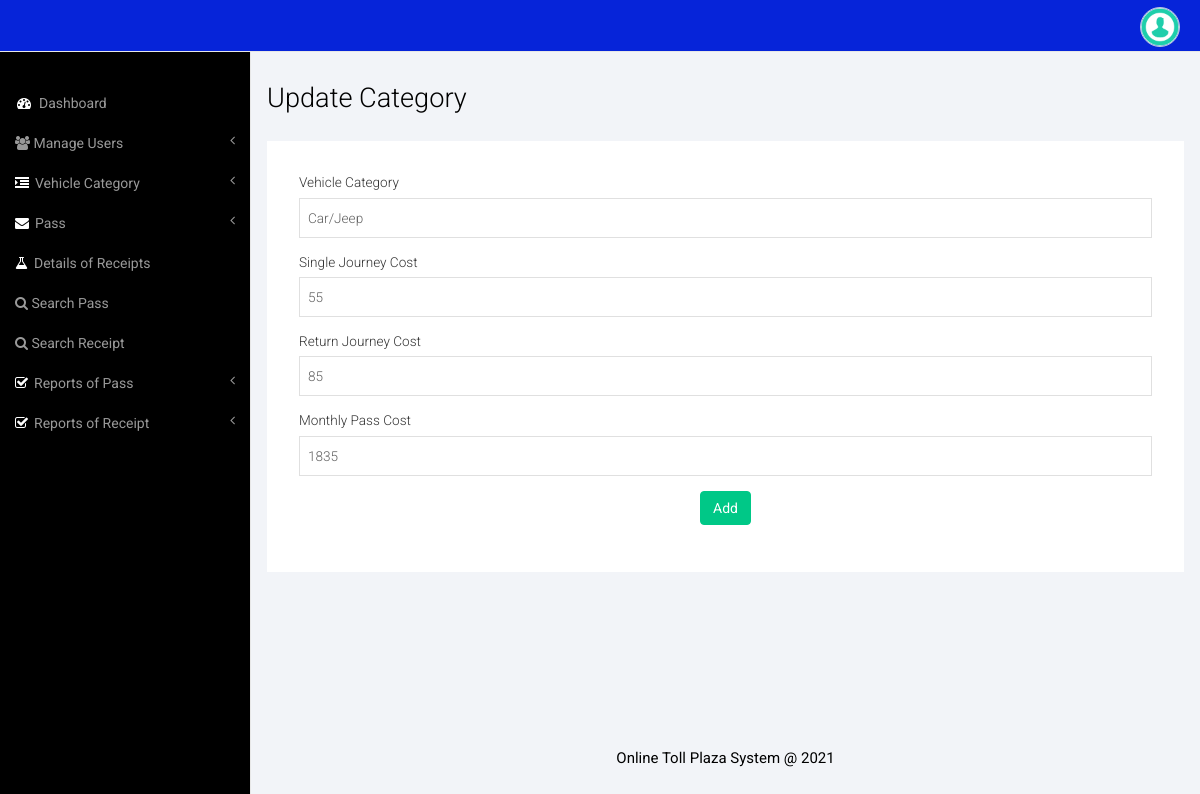
The page /admin/edit-categeory.php?editid=1 (signed in) on the database its author committed.
### tables this page shows
CREATE TABLE `category` (
  `ID` int(10) NOT NULL,
  `VehicleCat` varchar(120) DEFAULT NULL,
  `cost` float NOT NULL,
  `returncost` int(11) NOT NULL,
  `monthlycost` int(11) NOT NULL,
  `CreationDate` timestamp NOT NULL DEFAULT CURRENT_TIMESTAMP ON UPDATE CURRENT_TIMESTAMP
);

### admin/edit-categeory.php (the view, shortened to what this page needs)
<?php
include('includes/dbconnection.php');
if (strlen($_SESSION['ttmsaid']==0)) {
  header('location:logout.php');
  } else{
  ?>
<!DOCTYPE HTML>
<html>
<head>
<link href="css/bootstrap.min.css" rel='stylesheet' type='text/css' />
<link href="css/style.css" rel='stylesheet' type='text/css' />
<link href="css/font-awesome.css" rel="stylesheet">
</head>
<body>
<div id="wrapper">
        <?php include_once('includes/sidebar.php');?>
        <?php include_once('includes/header.php');?>
        <div id="page-wrapper">
        <div class="col-md-12 graphs">
	   <div class="xs">
  	    <h3>Update Category</h3>
  	    <div class="well1 white">
        <form class="form-floating ng-pristine ng-invalid ng-invalid-required ng-valid-email ng-valid-url ng-valid-pattern" method="post">
  <?php
$sid=$_GET['editid'];
$ret=mysqli_query($con,"select * from category where ID='$sid'");
while ($row=mysqli_fetch_array($ret)) {
?>
          <fieldset>
            <div class="form-group">
              <label class="control-label">Vehicle Category</label>
              <input type="text" class="form-control1 ng-invalid ng-invalid-required ng-touched"  required="true" id="catname" name="catname" value="<?php  echo $row['VehicleCat'];?>">
            </div>
            <div class="form-group">
              <label class="control-label">Single Journey Cost</label>
              <input type="text" class="form-control1 ng-invalid ng-invalid-required ng-touched"  required="true" id="cost" name="cost" value="<?php  echo $row['cost'];?>">
            </div>
            <div class="form-group">
              <label class="control-label">Return Journey Cost</label>
              <input type="text" class="form-control1 ng-invalid ng-invalid-required ng-touched"  required="true" id="=returncost" name="returncost" value="<?php  echo $row['returncost'];?>">
            </div>
            <div class="form-group">
              <label class="control-label">Monthly Pass Cost</label>
              <input type="text" class="form-control1 ng-invalid ng-invalid-required ng-touched"  required="true" id="monthlycost" name="monthlycost" value="<?php  echo $row['monthlycost'];?>">
            </div>
         <?php } ?>
            <div class="form-group">
             <p style="text-align: center;"> <button type="submit" name="submit" class="btn btn-primary">Add</button></p>
            </div>
          </fieldset>
        </form>
      </div>
    </div>
    <?php include_once('includes/footer.php');?>
   </div>
      </div>
   </div>
<link href="css/custom.css" rel="stylesheet">
</body>
</html>
<?php } ?>

### admin/css/style.css (style rules this page uses)
h4, h5, h6, h1, h2, h3 { margin-top: 0; }
p { margin: 0; }
html, body { font-family: 'Roboto', sans-serif; font-size: 100%; background:#000; overflow-x: hidden; }
.graphs { padding: 2em 1em; background: #f2f4f8; font-family: 'Roboto', sans-serif; }
.form-control1, .form-control_2.input-sm { border: 1px solid #e0e0e0; padding: 5px 8px; color: #616161; background: #fff; box-shadow: none !important; width: 100%; font-size: 0.85em; font-weight: 300; height: 40px; border-radius: 0; -webkit-appearance: none; }
.xs h3, .widget_head { color:#000; font-size:1.7em; font-weight:300; margin-bottom: 1em; }
.btn-primary { background-color: rgb(0, 200, 135) !important; border-color: rgb(0, 200, 135) !important; color: #fff; }
.radio label, .checkbox label, label { font-size: 0.85em; font-weight:300; vertical-align: middle; }
.well1 { background:#fff; padding:2em; }

### admin/css/custom.css (style rules this page uses)
#wrapper { width: 100%; }
#page-wrapper { min-height: 568px; background-color: #fff; }
@media (min-width:768px) { #page-wrapper { position: inherit; margin: 0 0 0 250px; border-left: 1px solid #e7e7e7; } }

### rows shown on the page
category: catname "Car/Jeep", cost "55", returncost "85", monthlycost "1835"
